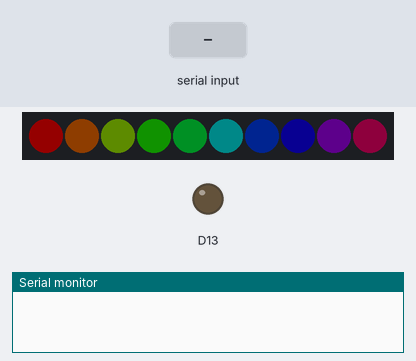
The sketch below on a simulated Adafruit Circuit Playground Express. On the bench: 10 RGB LEDs in strip order, left to right, output pins drawn as LEDs (lit = HIGH), the last lines printed to the serial monitor. Inputs (shaded band) come from the test bench. Dim RGB values are drawn brighter than linear.

Above: at 1.2 s.
1.3 s: "90,45\n" received over Serial
At 2.1 s:
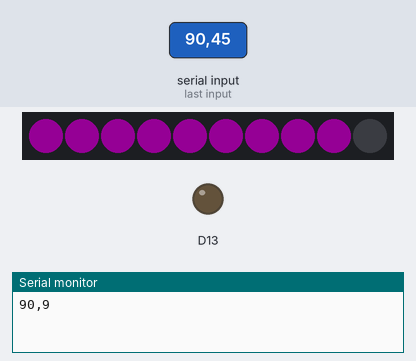
2.8 s: "5\n" received over Serial
At 3.2 s:
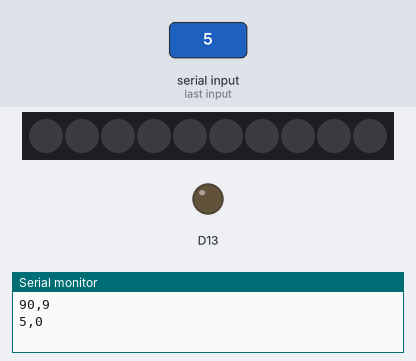
4.3 s: "200\n" received over Serial
At 5.5 s:
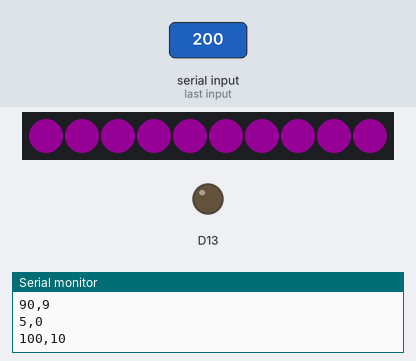
5.8 s: "90\n" received over Serial
At 6.6 s:
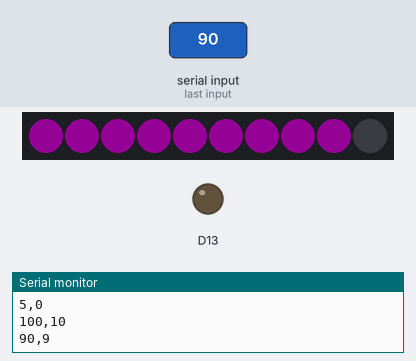
Timing chart, 0 to 8.3 s (numbered marks = the images above; inputs shaded):
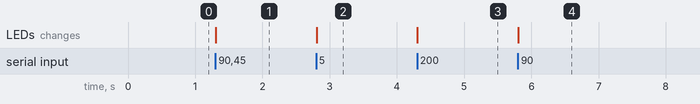

The sketch:

SerialBarGraphNeoPixels.ino
```cpp
 /**
 * This example receives an integer value (as a text string) delimited by a return character '\n',
 * converts the text into an integer, and uses this to set the color of the Circuit Playground
 * Express (CPX) built-in NeoPixels. The input value is expected to be 0 - 100, inclusive.
 *
 * While this example will work with any Serial program, I wrote it to demonstrate the
 * Serial API for web browsers (currently only works with Chrome). This new API allows
 * developers to write JavaScript code in a web browser to read/write data over the serial
 * port, including to devices like Arduino.
 *
 * You can read the CircuitPlayground color wheel source code here:
 * https://github.com/adafruit/Adafruit_CircuitPlayground/blob/336c4c1914fc13071d1c6248f0b00128888809af/Adafruit_CircuitPlayground.cpp
 *
 * By Jon E. Froehlich
 * @jonfroehlich
 * http://makeabilitylab.io
 *
 */
#include <Adafruit_CircuitPlayground.h> // Library ref: https://caternuson.github.io/Adafruit_CircuitPlayground/

const int NUM_NEO_PIXELS = 10; // There are 10 built-in NeoPixels
const int BAUD_RATE = 9600;
const int DELAY_MS = 5; // set to 0 for no delay between loop calls

void setup() {
  CircuitPlayground.begin();
  Serial.begin(BAUD_RATE);

  // Set colors into a pretty state. This just lets us know that the program is running
  // and we are waiting for serial data
  for(int i = 0; i < NUM_NEO_PIXELS; i++){
    // color wheel is a hue color wheel from 0 to 255
    int wheelPosition = map(i, 0, NUM_NEO_PIXELS, 0, 255);

    // convert to a 24-bit RGB color val
    // https://caternuson.github.io/Adafruit_CircuitPlayground/colorWheel.html
    int colorWheelVal = CircuitPlayground.colorWheel(wheelPosition);
    CircuitPlayground.setPixelColor(i, colorWheelVal);
  }
}

void loop() {
  if(Serial.available() > 0){
    String serialValString = Serial.readStringUntil('\n');// s1 is String type variable.
    int serialValInt = serialValString.toInt();

    // We expect a value between 0 and 100 (just make sure)
    serialValInt = constrain(serialValInt, 0, 100); // make sure we constrain to 0, 100

    int numLightsOn = map(serialValInt, 0, 100, 0, 10);

    // Send data back out on serial port for debugging. This is not necessary
    // But will allow the web program to print out this data
    Serial.print(serialValInt);
    Serial.print(",");
    Serial.println(numLightsOn);

    // Turn on the selected number of neopixels
    for(int i = 0; i < numLightsOn; i++){
      CircuitPlayground.setPixelColor(i, 255, 0, 255);
    }

    for(int i = numLightsOn; i < NUM_NEO_PIXELS; i++){
      CircuitPlayground.setPixelColor(i, 0, 0, 0); // Turn off the rest of the lights
    }
  }

  delay(DELAY_MS);
}
```

Measured:
- after the input at 1.3 s, the LEDs: change at once (image 1)
- after the input at 2.8 s, the LEDs: change at once (image 2)
- after the input at 4.3 s, the LEDs: change at once (image 3)
- after the input at 5.8 s, the LEDs: change at once (image 4)
